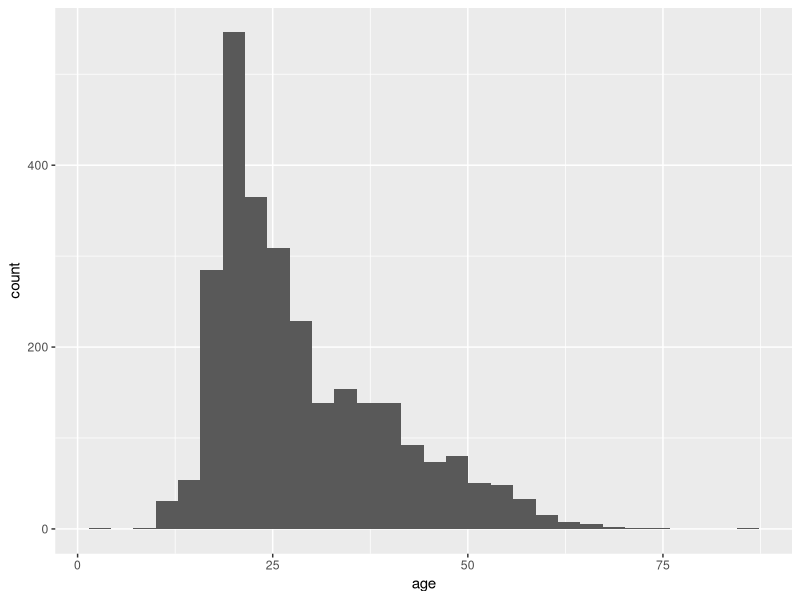
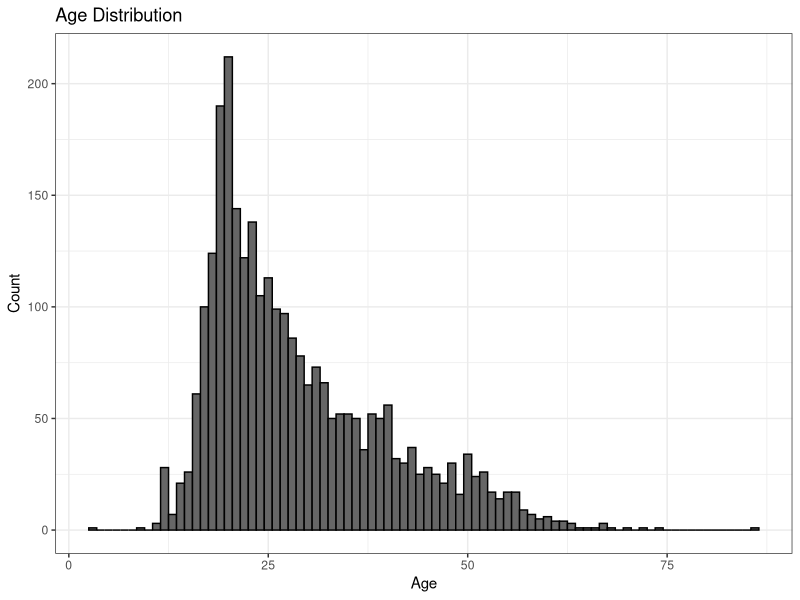
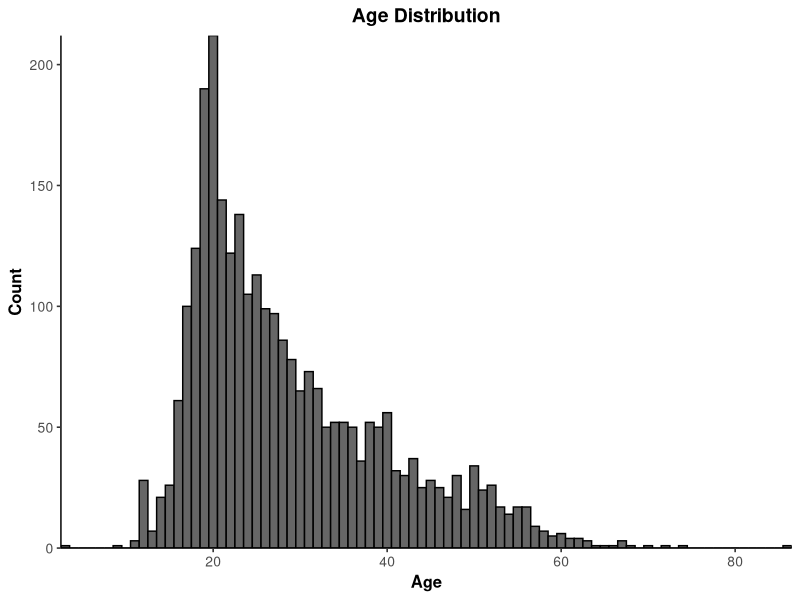
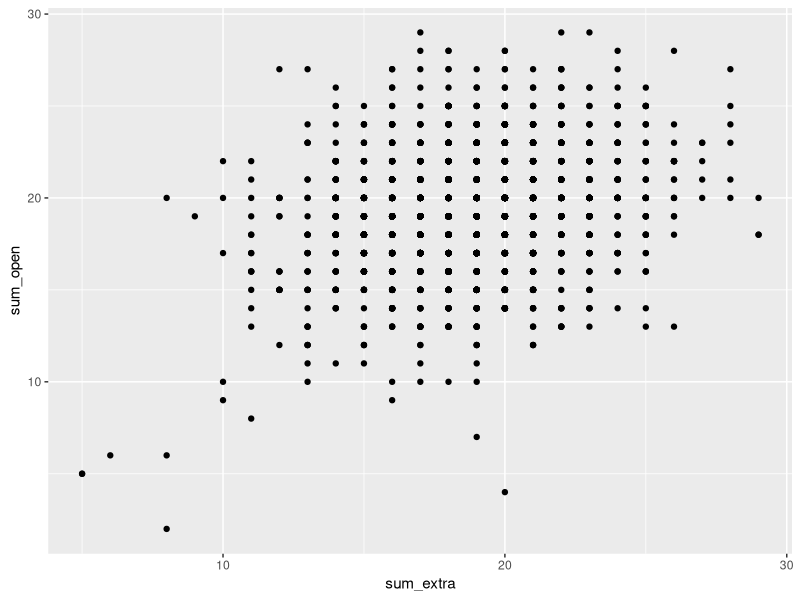
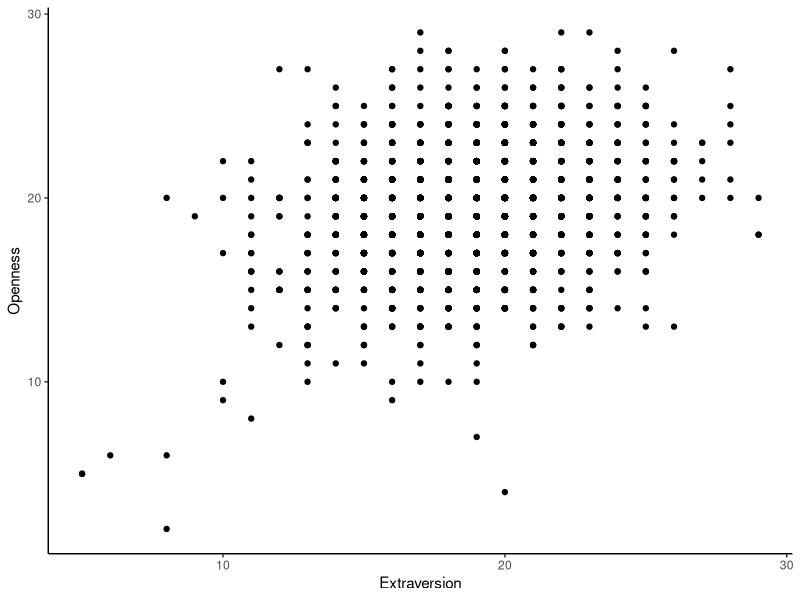
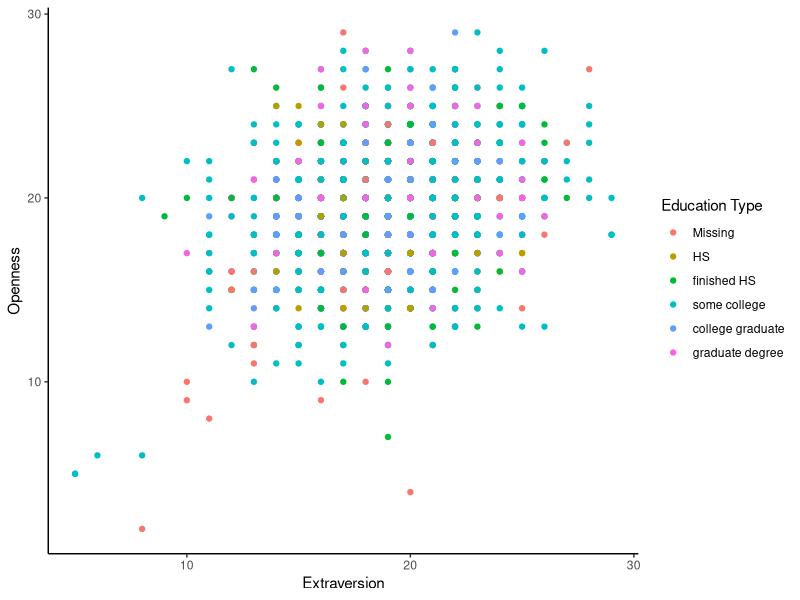
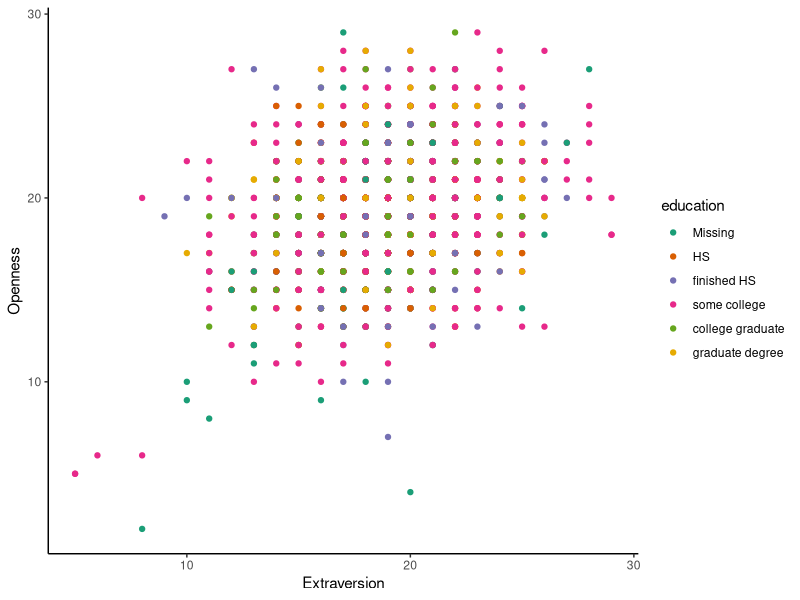
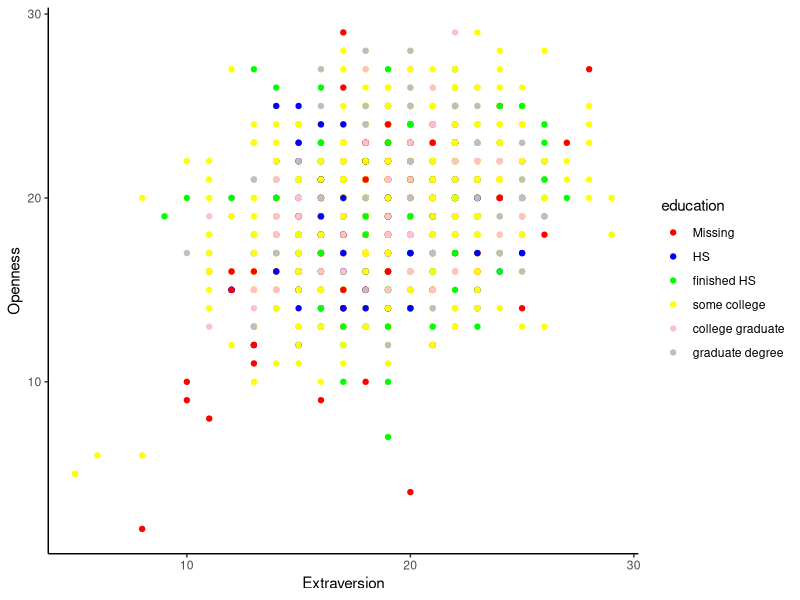

These charts were generated, in order, by the following R code:
## ---- chunk 1
knitr::opts_chunk$set(echo = TRUE)
## ---- chunk 2
# list of packages to check and install if not installed
packages <- c("tidyverse", "psych")

# install packages that are not yet installed and load them
# loop over packages in the packages list
for (package in packages){
  # save a "TRUE" if the package is installed, save a "FALSE" when a package is not installed
  installed <- require(package, character.only = TRUE)
  # if the package is not installed, install it
  if (!installed){
    install.packages(package, dependencies = TRUE)
  }
  # load packages
  library(package, character.only = TRUE)
}
## ---- chunk 3
# first load a dataset from the psych package
# this dataset contains self-report data on the big five inventory and some extra variables
data(bfi)

# View the first few rows of the dataset
head(bfi)
## ---- chunk 4
# basic histogram
ggplot(data = bfi, mapping = aes(x=age)) +
  geom_histogram()
## ---- chunk 5
ggplot(data = bfi, mapping = aes(x=age)) +
  # I specified the argument binwidth to make bins of 1 "age" so that each bar 
  #represents an age value
  geom_histogram(fill = "gray40", color = "black", binwidth = 1) +
  # and added a theme
  theme_bw() +
  # you could also add titles:
  labs(title = "Age Distribution", x = "Age", y = "Count") 
## ---- chunk 6
ggplot(data = bfi, mapping = aes(x = age)) +
  # specify the filling color of the bars, the border color and how wide you
  #bins are so that each bar is a specific age
  geom_histogram(fill = "gray40", color = "black", binwidth = 1) +
  # add titles
  labs(title = "Age Distribution", x = "Age", y = "Count") +
  # add a theme, this makes it easier to adjust your graph in one go
  #using pre-specified themes in ggplot
  # base size here means font size, its set to 12
  theme_bw(base_size = 12) +
  # put the graph title in the middle of the graph, specify font size and make it bold
  theme(plot.title = element_text(hjust = 0.5, size = 14, face = "bold"),
  # do similar things to the x axis title
  axis.title.x = element_text(size = 12, face = "bold"),
  # again for the y axis title
  axis.title.y = element_text(size = 12, face = "bold"),
  # specify tick text size
  axis.text = element_text(size = 10),
  # delete the minor grid (APA style is often without a grid)
  panel.grid.minor = element_blank(),
  # delete the border of the graph panel
  panel.border = element_blank(),
  # also delete the major graph grid, google to find out what it is
  panel.grid.major = element_blank(),
  # you do need an axis line, so you specify it here
  axis.line = element_line(color = "black", size = 0.5),
  # remove legend
  legend.position = "none") +
  # make sure the x-axis starts at 0
  scale_x_continuous(expand = c(0,0)) +
  # make sure the graph has no white space beneath the bars
  scale_y_continuous(expand = c(0,0))
## ---- chunk 7
# the %>% symbol is from the tidyverse package, its called a pipe and takes all objects before the pipe and takes it down the pipe
bfi <- bfi %>%
# let's compute total summary scores for Agreeableness, Conscientiousness, Extraversion, Neuroticism, and Openness by sum five columns together for each of this personality traits:
  # first replace all the missing observations by 0
 replace(is.na(.), 0) %>%
  # add columns that represent the sum scores by summing over specific rows
   mutate(
    sum_agree = rowSums(.[1:5]),
    sum_consc = rowSums(.[6:10]),
    sum_extra = rowSums(.[11:15]),  
    sum_neuro = rowSums(.[16:20]),  
    sum_open = rowSums(.[21:25]))
## ---- chunk 8
ggplot(data = bfi, mapping = aes(x=sum_extra, y=sum_open)) + 
    geom_point()
## ---- chunk 9
# create mapping
ggplot(data = bfi, mapping = aes(x=sum_extra, y=sum_open)) + 
  # add the type of graph
  geom_point() +
  # add a theme
  theme_classic() +
  # add labels
  labs(x = "Extraversion", y = "Openness")
## ---- chunk 10
bfi <- bfi %>%
  # change the variable type
  mutate (education=as.factor(education)) %>% 
  # recode the values based on the labels that you can find by typing help(bfi) in your R console
  mutate (education = recode_factor (education,
  '0'='Missing',                                  
  '1' = 'HS', 
  '2' = 'finished HS', 
  '3' = 'some college', 
  '4' = 'college graduate', 
  '5' = 'graduate degree'))
## ---- chunk 11
# create mapping and add that the dot color should depend on education
ggplot(data = bfi, mapping = aes(x=sum_extra, y=sum_open, color=education)) + 
  # add the type of graph
  geom_point() +
  # add a theme
  theme_classic() +
  # add labels
  labs(x = "Extraversion", y = "Openness") +
  # change legend title (how to do this depends on your graph, so google this)
  scale_color_discrete("Education Type")
## ---- chunk 12
# create mapping and add that the dot color should depend on education
ggplot(data = bfi, mapping = aes(x=sum_extra, y=sum_open, color=education)) + 
  # add the type of graph
  geom_point() +
  # add a theme
  theme_classic() +
  # add labels
  labs(x = "Extraversion", y = "Openness") +
  # change legend title (how to do this depends on your graph, so google this)
  scale_color_discrete("Education Type") +
  # add a different color palette
  scale_color_brewer(palette="Dark2")
## ---- chunk 13
# create mapping and add that the dot color should depend on education
ggplot(data = bfi, mapping = aes(x=sum_extra, y=sum_open, color=education)) + 
  # add the type of graph
  geom_point() +
  # add a theme
  theme_classic() +
  # add labels
  labs(x = "Extraversion", y = "Openness") +
  # change legend title (how to do this depends on your graph, so google this)
  scale_color_discrete("Education Type") +
  # manually specify the colors
  scale_color_manual(values = c("red", "blue", "green", "yellow", "pink", "grey")) # you can also use color codes, see google
## ---- chunk 14
# create mapping and add that the dot size should depend on age
ggplot(data = bfi, mapping = aes(x=sum_extra, y=sum_open, size=age)) + 
  # add the type of graph
  geom_point() +
  # add a theme
  theme_classic() +
  # add labels
  labs(x = "Extraversion", y = "Openness") +
  # change legend title (how to do this depends on your graph/aesthetics, so google this) 
  scale_size_continuous("Age")

## ---- chunk 15
# load data
data("Harman")

# inspect data
head(Harman.Burt)
## ---- chunk 16
# dummy data
x <- LETTERS[1:20]
y <- paste0("var", seq(1,20))
data <- expand.grid(X=x, Y=y)
data$Z <- runif(400, 0, 5)

head(data)
## ---- chunk 17
# convert the correlation matrix into a "long" format using tidyr::pivot_longer() (from the tidyverse package)
Harman_long <- Harman.Burt %>%
  # first make the matrix a dataframe to perform actions
  as.data.frame() %>% 
  # make the rownames into a column and call it Var1 (name does not matter in this case)
  rownames_to_column(var = "Var1") %>% 
  # get long format
  pivot_longer(cols = -Var1, names_to = "Var2", values_to = "Correlation")

# inspect dataframe
head(Harman_long)
## ---- chunk 18
# create mapping
ggplot(data = Harman_long, aes(x = Var1, y = Var2, fill = Correlation)) +
  # create heatmap
  geom_tile() 
## ---- chunk 19
# create mapping
ggplot(data = Harman_long, aes(x = Var1, y = Var2, fill = Correlation)) +
  # create heatmap and include black lines between the tiles
  geom_tile(color="black") +
  # delete x and y axis labels
  labs(x=NULL, y=NULL) +
  # change color scheme, make the lowerpoint of the colors/legend 0
  scale_fill_gradient2(low = "white", high = "red", mid = "orange", midpoint = 0.5, 
                       limits = c(0, 1)) +
  # remove the grid panels in the back and make the background white
  theme(panel.background = element_rect(fill = "white"),
        panel.grid.major = element_blank(),
        panel.grid.minor = element_blank()) +
  # add the correlation values to the plot, specify text color and size
  geom_text(aes(label = round(Correlation, 2)), color = "black", size=3)
  
## ---- chunk 20
# create mapping and store graph in a ggplot graph object called "test_heatmap"
test_heatmap = ggplot(data = Harman_long, aes(x = Var1, y = Var2, fill = Correlation)) +
  # create heatmap and include black lines between the tiles
  geom_tile(color="black") +
  # delete x and y axis labels
  labs(x=NULL, y=NULL) +
  # change color scheme, make the lowerpoint of the colors/legend 0
  scale_fill_gradient2(low = "white", high = "red", mid = "orange", midpoint = 0.5, 
                       limits = c(0, 1)) +
# remove the grid panels in the back and make the background white
  theme(panel.background = element_rect(fill = "white"),
        panel.grid.major = element_blank(),
        panel.grid.minor = element_blank()) +
  # add the correlation values to the plot, specify text color and size
  geom_text(aes(label = round(Correlation, 2)), color = "black", size=3)
## ---- chunk 21
# state the name of your image, include the graph object and specify the desired location. Ofcourse replace my path
#with you own path. 
ggsave(filename = "heatmap.jpeg", plot = test_heatmap, path = "C:/Users/lsibbald/Documents/DataVisWorkshop")
## ---- chunk 22
# state the name of your image, include the graph object and specify the desired location. Ofcourse replace my path
#with you own path. Include the height/width of your image + provide units="cm"
ggsave(filename = "heatmap.jpeg", plot = test_heatmap, path = "C:/Users/lsibbald/Documents/DataVisWorkshop",
			 width = 20, height = 10, units = "cm")
